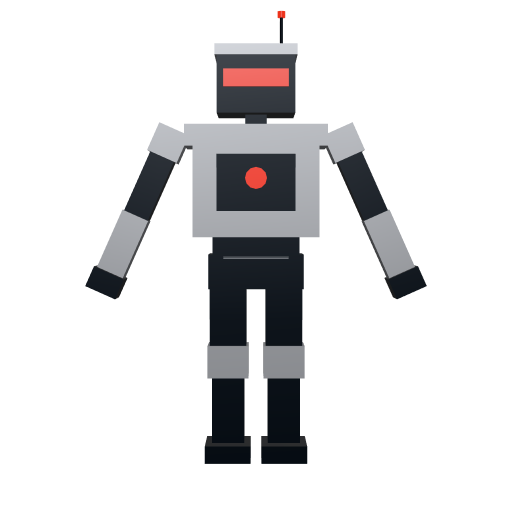
#> input picture production/robot-refs/rogue_front.png, 1024 x 1024 px, given in place of base_color.png, which was not available (shown at 1/2 size)
$ python make_look.py ../production/robot-refs/rogue_front.png
#> lines starting #> are read from the running program, lines starting #| are printed output that depends on the picture; pictures that were not available may be replaced by others from this repository, and a replacement may not be noted
"""Game textures of one look from its Meshy maps + the master's baked maps (system Python: Pillow + numpy).

  python scripts/make_look.py <look> [<look> ...]

In:  production/assets/src/chars/master/texture/<look>/   base_color.png, roughness.png, metallic.png,
                                                          normal.png (Meshy, on the master's UVs)
     production/assets/src/chars/master/texture/baked/   normal.png (geometric, from the high-res
                                                          source), ao.png
Out: public/assets/characters/textures/<look>/
     base_color.webp 2048 + base_color_1k.webp      (sRGB)
     normal.webp 2048 + normal_512.webp             the baked geometric normal with the look's
                                                    fabric normal on top (whiteout blend)
     orm.webp 1024 + orm_512.webp                   R occlusion (baked), G roughness, B metallic
Phones get 1K colour / 512 maps (the phone texture budget).
Cleanup rule: no skin on the hands or forearms (texture/baked/mask_arms.png, scripts/blender/region_masks.py):
every look is gloved and long-sleeved, but Meshy paints a "glove gap" or a rolled sleeve from the
reference image; skin-coloured texels there are repainted in the look's own glove / sleeve colour.
Palettes (LOOKS below): one cloth colour of a look (its chromaticity) repainted in another, keeping
the painted shading; the head and neck are never touched. A look with `from` is a colour version
of another look: it gets only its own base colour, plus look.json {"maps": <from>} - the runtime
shares that look's normal / ORM maps (one download, one GPU copy).
"""
import json
import os
import sys

import numpy as np
from PIL import Image, ImageFilter

ROOT = os.path.abspath(os.path.join(os.path.dirname(__file__), '..'))
SRC = os.path.join(ROOT, 'production/assets/src/chars/master/texture')
LUMA = np.array([0.299, 0.587, 0.114], np.float32)
TAN, GREEN = (0.428, 0.331), (0.343, 0.389)  # chromaticity (r, g over r+g+b) of the PMC shirt / sleeves + trousers
LOOKS = {
    # Meshy's PMC shirt is a peach tan that reads as bare skin under the vest: khaki instead.
    'pmc': {'palette': [(TAN, (178, 160, 122))]},
    # The three rival PMC teams (bravo / charlie / delta) must be told apart: tan, green, grey.
    'pmc_green': {'from': 'pmc', 'palette': [(TAN, (112, 116, 80))]},
    'pmc_grey': {'from': 'pmc', 'palette': [(TAN, (150, 152, 150)), (GREEN, (72, 76, 80))]},
    # Salvagers (the old kit's palette): faded denim shirt, workwear-brown trousers.
    'salvage': {'from': 'pmc', 'palette': [(TAN, (76, 90, 107)), (GREEN, (91, 74, 54))]},
}


def load(path, size, mode='RGB'):
#> called with size = 2048, mode = 'RGB'
    im = Image.open(path).convert(mode)
    return im.resize((size, size), Image.LANCZOS) if im.size != (size, size) else im
#> call 2 of load, with size = 2048, mode = 'RGB'
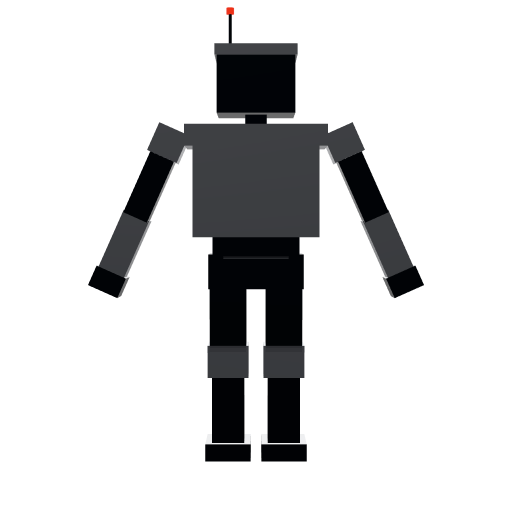
#> input picture production/robot-refs/rogue_back.png, 1024 x 1024 px, given in place of normal.png, which was not available (shown at 1/2 size)


def unpack(im):
    a = np.asarray(im).astype(np.float32) / 255.0
    return a * 2 - 1
#> returned value: shape (2048, 2048, 3) float32


# [4 lines left out: function whiteout, not called in this run]


T_LO, T_HI = -0.25, 0.30  # metres along the forearm in mask_arms.png G (scripts/blender/region_masks.py)
CUFF = -0.015  # glove below this (m from the wrist centre), sleeve above
SLEEVE_REF = (0.12, 0.23)  # where the sleeve colour is sampled


def blur(x, radius):
    im = Image.fromarray((np.clip(x, 0, 1) * 255 + 0.5).astype(np.uint8))
    return np.asarray(im.filter(ImageFilter.GaussianBlur(radius))).astype(np.float32) / 255.0


# [52 lines left out: functions no_skin, recolour, not called in this run]


def save(arr_or_im, path, size=None, quality=90):
    im = arr_or_im if isinstance(arr_or_im, Image.Image) else Image.fromarray(arr_or_im)
    if size:
        im = im.resize((size, size), Image.LANCZOS)
    im.save(path, 'WEBP', quality=quality, method=6)


def main(look):
    spec = LOOKS.get(look, {})
    src = os.path.join(SRC, spec.get('from', look))
    out = os.path.join(ROOT, 'public/assets/characters/textures', look)
    os.makedirs(out, exist_ok=True)
    base = load(os.path.join(src, 'base_color.png'), 2048)
    mask_p = os.path.join(SRC, 'baked', 'mask_arms.png')
    if os.path.exists(mask_p):
        arms = np.asarray(Image.open(mask_p).convert('RGB').resize((2048, 2048), Image.NEAREST)).astype(np.float32) / 255.0
        fixed, n = no_skin(np.asarray(base), arms)
        base = Image.fromarray(fixed)
        print(f'[look] {look}: {n} skin texels repainted on the hands / forearms')
    if spec.get('palette'):
        head = np.asarray(Image.open(os.path.join(SRC, 'baked', 'mask_body.png')).convert('RGB').resize((2048, 2048), Image.NEAREST))[..., 0] > 127
        a = np.asarray(base).astype(np.float32) / 255.0
        for centre, target in spec['palette']:
            a, n = recolour(a, centre, target, keep=head)
            print(f'[look] {look}: {n} texels of {centre} -> {target}')
        base = Image.fromarray((a * 255 + 0.5).clip(0, 255).astype(np.uint8))
    save(base, os.path.join(out, 'base_color.webp'))
    save(base, os.path.join(out, 'base_color_1k.webp'), 1024)
    if 'from' in spec:
        # A colour version: the source look's normal / ORM maps are shared at runtime.
        for f in ('normal.webp', 'normal_512.webp', 'orm.webp', 'orm_512.webp'):
            if os.path.exists(os.path.join(out, f)):
                os.remove(os.path.join(out, f))
        with open(os.path.join(out, 'look.json'), 'w') as fh:
            json.dump({'maps': spec['from']}, fh)
        print(f'[look] {look}: colour version of {spec["from"]} -> {os.path.relpath(out, ROOT)}')
        return
    geo = unpack(load(os.path.join(SRC, 'baked', 'normal.png'), 2048))
    fab_p = os.path.join(src, 'normal.png')
    n = whiteout(geo, unpack(load(fab_p, 2048))) if os.path.exists(fab_p) else geo
    nimg = ((n * 0.5 + 0.5) * 255 + 0.5).clip(0, 255).astype(np.uint8)
    save(nimg, os.path.join(out, 'normal.webp'), quality=95)
    save(nimg, os.path.join(out, 'normal_512.webp'), 512, quality=95)
#> call 4 of save, with size = 512, quality = 95
#> in save (call 4), `im = im.resize((size, size), Image.LANCZOS)`:
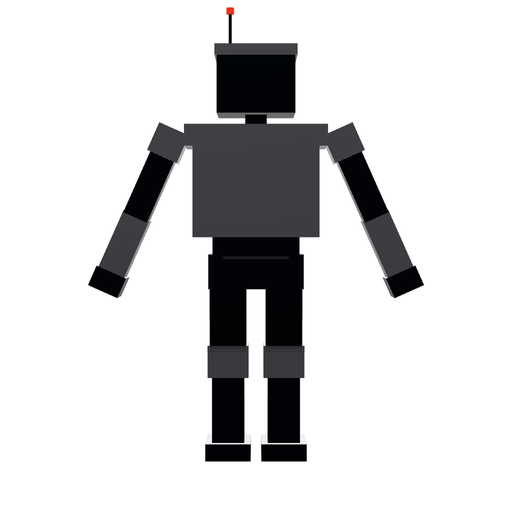
#> im: PIL image 512x512 RGB; mean R, G, B 213.2, 213.5, 214
    ao = np.asarray(load(os.path.join(SRC, 'baked', 'ao.png'), 1024, 'L'))
    rough_p, metal_p = os.path.join(src, 'roughness.png'), os.path.join(src, 'metallic.png')
    rough = np.asarray(load(rough_p, 1024, 'L')) if os.path.exists(rough_p) else np.full((1024, 1024), 200, np.uint8)
    metal = np.asarray(load(metal_p, 1024, 'L')) if os.path.exists(metal_p) else np.zeros((1024, 1024), np.uint8)
    orm = np.stack([ao, rough, metal], -1)
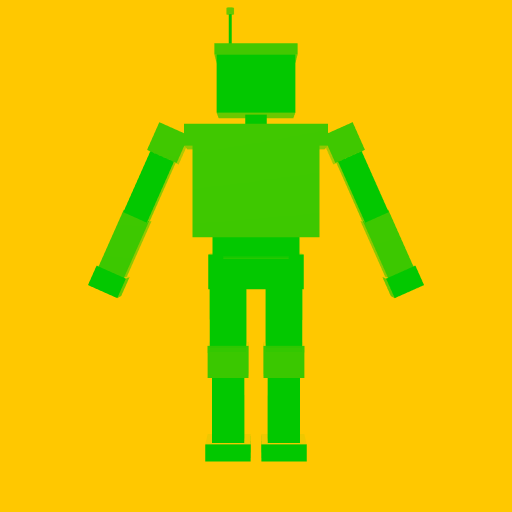
#> orm: shape (1024, 1024, 3) (shown at 1/2 size); mean of channels 0, 1, 2 213.5, 200, 0; drawn as R, G, B
    save(orm, os.path.join(out, 'orm.webp'), quality=92)
    save(orm, os.path.join(out, 'orm_512.webp'), 512, quality=92)
#> in save (call 6), `im = im.resize((size, size), Image.LANCZOS)`:
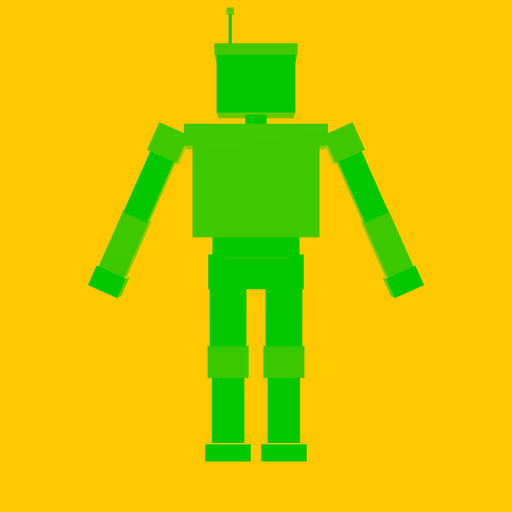
#> im: PIL image 512x512 RGB; mean R, G, B 213.5, 200, 0
    print(f'[look] {look}: textures -> {os.path.relpath(out, ROOT)}')


if __name__ == '__main__':
    for name in sys.argv[1:]:
        main(name)
